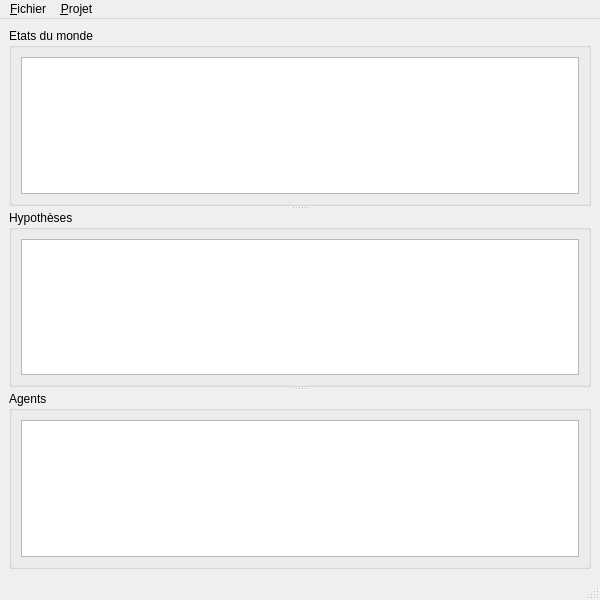
<?xml version="1.0" encoding="UTF-8"?>
<ui version="4.0">
 <class>MainWindow</class>
 <widget class="QMainWindow" name="MainWindow">
  <property name="geometry">
   <rect>
    <x>0</x>
    <y>0</y>
    <width>600</width>
    <height>600</height>
   </rect>
  </property>
  <property name="windowTitle">
   <string>Calculateur</string>
  </property>
  <property name="locale">
   <locale language="French" country="France"/>
  </property>
  <widget class="QWidget" name="centralwidget">
   <layout class="QVBoxLayout" name="verticalLayout_4">
    <item>
     <widget class="QSplitter" name="splitter">
      <property name="sizePolicy">
       <sizepolicy hsizetype="Preferred" vsizetype="Expanding">
        <horstretch>0</horstretch>
        <verstretch>0</verstretch>
       </sizepolicy>
      </property>
      <property name="orientation">
       <enum>Qt::Vertical</enum>
      </property>
      <widget class="QGroupBox" name="etatsGroupBox">
       <property name="toolTip">
        <string>Les hypothèses singletons</string>
       </property>
       <property name="title">
        <string>Etats du monde</string>
       </property>
       <layout class="QHBoxLayout" name="horizontalLayout">
        <item>
         <widget class="QListView" name="etatsListView">
          <property name="selectionMode">
           <enum>QAbstractItemView::ExtendedSelection</enum>
          </property>
         </widget>
        </item>
       </layout>
      </widget>
      <widget class="QGroupBox" name="hypothesesGroupBox">
       <property name="toolTip">
        <string>Les combinaisons des états du monde</string>
       </property>
       <property name="title">
        <string>Hypothèses</string>
       </property>
       <layout class="QHBoxLayout" name="horizontalLayout_2">
        <item>
         <widget class="QListView" name="hypothesesListView">
          <property name="selectionMode">
           <enum>QAbstractItemView::ExtendedSelection</enum>
          </property>
         </widget>
        </item>
       </layout>
      </widget>
      <widget class="QGroupBox" name="AgentsGroupBox">
       <property name="toolTip">
        <string>Les sources</string>
       </property>
       <property name="title">
        <string>Agents</string>
       </property>
       <layout class="QHBoxLayout" name="horizontalLayout_3">
        <item>
         <widget class="QTreeView" name="agentsTreeView"/>
        </item>
       </layout>
      </widget>
     </widget>
    </item>
   </layout>
  </widget>
  <widget class="QMenuBar" name="menubar">
   <property name="geometry">
    <rect>
     <x>0</x>
     <y>0</y>
     <width>600</width>
     <height>21</height>
    </rect>
   </property>
   <widget class="QMenu" name="menuFichier">
    <property name="title">
     <string>&amp;Fichier</string>
    </property>
    <addaction name="actionNouveau"/>
    <addaction name="actionOuvrir"/>
    <addaction name="actionOuvrir_des_resultats"/>
    <addaction name="actionEnregistrer_1"/>
    <addaction name="actionEnregistrer"/>
    <addaction name="separator"/>
    <addaction name="actionQuitter"/>
   </widget>
   <widget class="QMenu" name="menuEdition">
    <property name="title">
     <string>&amp;Projet</string>
    </property>
    <widget class="QMenu" name="menuHypotheses">
     <property name="locale">
      <locale language="French" country="France"/>
     </property>
     <property name="title">
      <string>&amp;Hypothèses</string>
     </property>
     <addaction name="actionAjouterHypothese"/>
     <addaction name="actionSupprimerHypothese"/>
    </widget>
    <widget class="QMenu" name="menuEtats_du_monde">
     <property name="locale">
      <locale language="French" country="France"/>
     </property>
     <property name="title">
      <string>&amp;Etats du monde</string>
     </property>
     <addaction name="actionAjouterEtat"/>
     <addaction name="actionSupprimerEtat"/>
    </widget>
    <widget class="QMenu" name="menuM_thode_de_d_cision">
     <property name="statusTip">
      <string>Choisir la méthode utilisée pour la décision</string>
     </property>
     <property name="title">
      <string>&amp;Méthode de décision</string>
     </property>
     <addaction name="actionOptimiste"/>
     <addaction name="actionPessimiste"/>
     <addaction name="actionPignistique"/>
    </widget>
    <widget class="QMenu" name="menuM_thode_de_calcule">
     <property name="statusTip">
      <string>Choisir la méthode utilisée pour la combinaison des informations</string>
     </property>
     <property name="locale">
      <locale language="French" country="France"/>
     </property>
     <property name="title">
      <string>Méthode de &amp;fusion</string>
     </property>
     <addaction name="actionDempster_Shafer"/>
     <addaction name="actionDubois_Prade"/>
     <addaction name="actionSmets"/>
     <addaction name="actionYager"/>
    </widget>
    <widget class="QMenu" name="menuAgents">
     <property name="locale">
      <locale language="French" country="France"/>
     </property>
     <property name="title">
      <string>&amp;Agents</string>
     </property>
     <addaction name="actionAjouterAgent"/>
     <addaction name="actionSupprimerAgent"/>
     <addaction name="actionModifierAgent"/>
    </widget>
    <addaction name="actionTitre"/>
    <addaction name="actionDescription"/>
    <addaction name="separator"/>
    <addaction name="menuM_thode_de_calcule"/>
    <addaction name="menuM_thode_de_d_cision"/>
    <addaction name="separator"/>
    <addaction name="menuEtats_du_monde"/>
    <addaction name="menuHypotheses"/>
    <addaction name="menuAgents"/>
    <addaction name="separator"/>
    <addaction name="actionCalculer"/>
   </widget>
   <addaction name="menuFichier"/>
   <addaction name="menuEdition"/>
  </widget>
  <widget class="QStatusBar" name="statusbar"/>
  <action name="actionTitre">
   <property name="icon">
    <iconset theme="document-edit">
     <normaloff/>
    </iconset>
   </property>
   <property name="text">
    <string>&amp;Titre</string>
   </property>
   <property name="iconText">
    <string>&amp;Titre</string>
   </property>
   <property name="statusTip">
    <string>Donner un titre au projet</string>
   </property>
   <property name="shortcut">
    <string>Ctrl+T</string>
   </property>
  </action>
  <action name="actionDescription">
   <property name="icon">
    <iconset theme="document-properties">
     <normaloff/>
    </iconset>
   </property>
   <property name="text">
    <string>&amp;Description</string>
   </property>
   <property name="iconText">
    <string>&amp;Description</string>
   </property>
   <property name="statusTip">
    <string>Donner une description au projet</string>
   </property>
   <property name="shortcut">
    <string>Ctrl+D</string>
   </property>
  </action>
  <action name="actionOuvrir">
   <property name="icon">
    <iconset theme="document-open">
     <normaloff/>
    </iconset>
   </property>
   <property name="text">
    <string>&amp;Ouvrir</string>
   </property>
   <property name="iconText">
    <string>&amp;Ouvrir</string>
   </property>
   <property name="statusTip">
    <string>Ouvrir un projet à partir d'un fichier</string>
   </property>
   <property name="shortcut">
    <string>Ctrl+O</string>
   </property>
  </action>
  <action name="actionEnregistrer">
   <property name="icon">
    <iconset theme="document-save-as">
     <normaloff/>
    </iconset>
   </property>
   <property name="text">
    <string>&amp;Enregistrer sous</string>
   </property>
   <property name="iconText">
    <string>&amp;Enregistrer</string>
   </property>
   <property name="statusTip">
    <string>Enregistrer tout dans un fichier</string>
   </property>
   <property name="shortcut">
    <string>Ctrl+Shift+S</string>
   </property>
  </action>
  <action name="actionQuitter">
   <property name="icon">
    <iconset theme="application-exit">
     <normaloff/>
    </iconset>
   </property>
   <property name="text">
    <string>&amp;Quitter</string>
   </property>
   <property name="iconText">
    <string>&amp;Quitter</string>
   </property>
   <property name="statusTip">
    <string>Fermer l'application</string>
   </property>
   <property name="shortcut">
    <string>Ctrl+Q</string>
   </property>
   <property name="menuRole">
    <enum>QAction::QuitRole</enum>
   </property>
  </action>
  <action name="actionDempster_Shafer">
   <property name="checkable">
    <bool>true</bool>
   </property>
   <property name="checked">
    <bool>true</bool>
   </property>
   <property name="text">
    <string>Dempster-Shafer</string>
   </property>
   <property name="statusTip">
    <string/>
   </property>
  </action>
  <action name="actionDubois_Prade">
   <property name="checkable">
    <bool>true</bool>
   </property>
   <property name="text">
    <string>Dubois-Prade</string>
   </property>
  </action>
  <action name="actionAjouterEtat">
   <property name="icon">
    <iconset theme="list-add">
     <normaloff/>
    </iconset>
   </property>
   <property name="text">
    <string>Ajouter</string>
   </property>
   <property name="statusTip">
    <string>Ajouter une hypothèse élémentaire</string>
   </property>
   <property name="shortcut">
    <string>Ctrl+E</string>
   </property>
  </action>
  <action name="actionSupprimerEtat">
   <property name="icon">
    <iconset theme="list-remove">
     <normaloff/>
    </iconset>
   </property>
   <property name="text">
    <string>Supprimer</string>
   </property>
   <property name="statusTip">
    <string>Supprimer une hypothèse élémentaire</string>
   </property>
   <property name="shortcut">
    <string>Ctrl+Shift+E</string>
   </property>
  </action>
  <action name="actionAjouterHypothese">
   <property name="icon">
    <iconset theme="list-add">
     <normaloff/>
    </iconset>
   </property>
   <property name="text">
    <string>Ajouter</string>
   </property>
   <property name="statusTip">
    <string>Ajouter une hypothèse</string>
   </property>
   <property name="shortcut">
    <string>Ctrl+H</string>
   </property>
  </action>
  <action name="actionSupprimerHypothese">
   <property name="icon">
    <iconset theme="list-remove">
     <normaloff/>
    </iconset>
   </property>
   <property name="text">
    <string>Supprimer</string>
   </property>
   <property name="statusTip">
    <string>Supprimer une hypothèse</string>
   </property>
   <property name="shortcut">
    <string>Ctrl+Shift+H</string>
   </property>
  </action>
  <action name="actionAjouterAgent">
   <property name="icon">
    <iconset theme="list-add">
     <normaloff/>
    </iconset>
   </property>
   <property name="text">
    <string>Ajouter</string>
   </property>
   <property name="statusTip">
    <string>Ajouter un expert</string>
   </property>
   <property name="shortcut">
    <string>Ctrl+G</string>
   </property>
  </action>
  <action name="actionSupprimerAgent">
   <property name="icon">
    <iconset theme="list-remove">
     <normaloff/>
    </iconset>
   </property>
   <property name="text">
    <string>Supprimer</string>
   </property>
   <property name="statusTip">
    <string>Supprimer un expert</string>
   </property>
   <property name="shortcut">
    <string>Ctrl+Shift+G</string>
   </property>
  </action>
  <action name="actionModifierAgent">
   <property name="icon">
    <iconset theme="edit-rename">
     <normaloff/>
    </iconset>
   </property>
   <property name="text">
    <string>Modifier</string>
   </property>
   <property name="statusTip">
    <string>Modifier les paramètres d'un expert</string>
   </property>
   <property name="shortcut">
    <string>Alt+G</string>
   </property>
  </action>
  <action name="actionSmets">
   <property name="checkable">
    <bool>true</bool>
   </property>
   <property name="text">
    <string>Smets</string>
   </property>
  </action>
  <action name="actionNouveau">
   <property name="icon">
    <iconset theme="document-new">
     <normaloff/>
    </iconset>
   </property>
   <property name="text">
    <string>&amp;Nouveau</string>
   </property>
   <property name="iconText">
    <string>&amp;Nouveau</string>
   </property>
   <property name="statusTip">
    <string>Effacer tout et commencer un nouveau projet</string>
   </property>
   <property name="shortcut">
    <string>Ctrl+N</string>
   </property>
  </action>
  <action name="actionCalculer">
   <property name="icon">
    <iconset theme="system-run">
     <normaloff/>
    </iconset>
   </property>
   <property name="text">
    <string>&amp;Calculer</string>
   </property>
   <property name="statusTip">
    <string>Lancer le programme de calcul et afficher les résultats</string>
   </property>
   <property name="shortcut">
    <string>Ctrl+K</string>
   </property>
  </action>
  <action name="actionYager">
   <property name="checkable">
    <bool>true</bool>
   </property>
   <property name="text">
    <string>Yager</string>
   </property>
  </action>
  <action name="actionOuvrir_des_resultats">
   <property name="icon">
    <iconset theme="document-import">
     <normaloff/>
    </iconset>
   </property>
   <property name="text">
    <string>Ouvrir des &amp;résultats</string>
   </property>
   <property name="statusTip">
    <string>Ouvrir les résultats d'un calcul</string>
   </property>
   <property name="shortcut">
    <string>Ctrl+R</string>
   </property>
  </action>
  <action name="actionOptimiste">
   <property name="checkable">
    <bool>true</bool>
   </property>
   <property name="checked">
    <bool>true</bool>
   </property>
   <property name="text">
    <string>Optimiste</string>
   </property>
  </action>
  <action name="actionPessimiste">
   <property name="checkable">
    <bool>true</bool>
   </property>
   <property name="text">
    <string>Pessimiste</string>
   </property>
  </action>
  <action name="actionPignistique">
   <property name="checkable">
    <bool>true</bool>
   </property>
   <property name="text">
    <string>Pignistique</string>
   </property>
  </action>
  <action name="actionEnregistrer_1">
   <property name="icon">
    <iconset theme="document-save">
     <normaloff/>
    </iconset>
   </property>
   <property name="text">
    <string>Enregistrer</string>
   </property>
   <property name="shortcut">
    <string>Ctrl+S</string>
   </property>
  </action>
 </widget>
 <resources/>
 <connections/>
</ui>
